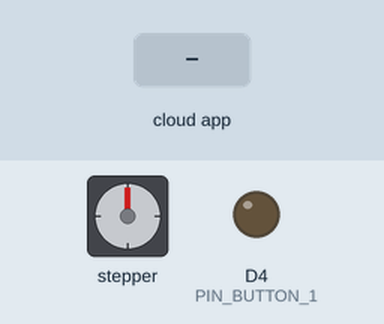
This sketch was run on a simulated ESP8266 (NodeMCU). On the bench: stepper motor, output pins drawn as LEDs (lit = HIGH). Wiring (inferred from the names in the program): stepper motor (2048 steps per turn assumed): coils D5, D6, D7, D8. Inputs (shaded band) come from the test bench. The RemoteXY app is connected; pins used as bus, display or sensor lines are not drawn.

Above: at 1.2 s.
1.3 s: the phone or cloud app sets button_1 to 1
At 2.06 s:
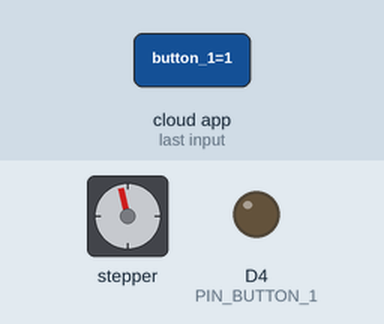
4.3 s: the phone or cloud app sets button_1 to 0
At 4.3 s:
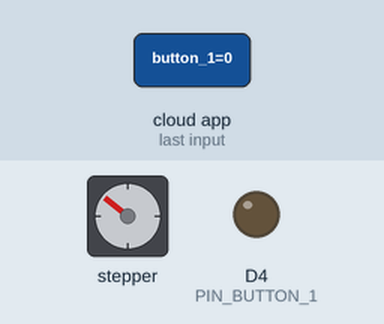
5.8 s: the phone or cloud app sets button_1 to 1
At 6.44 s:
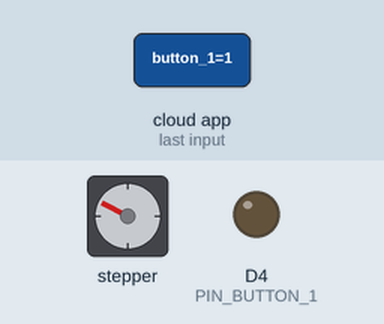
Timing chart, 0 to 23.8 s (numbered marks = the images above; inputs shaded):
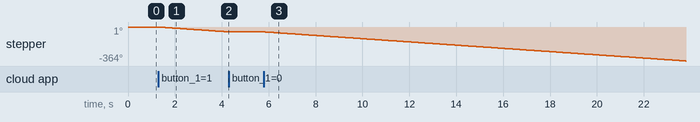

Measured:
- after the input at 1.3 s, stepper: keeps turning counter-clockwise at about 18°/s, starting after 0.06 s
- after the input at 4.3 s, stepper: stops changing and stays -51°
- after the input at 5.8 s, stepper: keeps turning counter-clockwise at about 17°/s, starting at once

The sketch:

Program_Kontrol_Stepper_RemoteXY.ino
```cpp
/***************************************
 * Project Kontrol Motor Stepper dg RemoteXY
 * Board  : NodeMCU ESP8266 V3
 * Input  : RemoteXY
 * Output : Stepper Motor
 * 99 Proyek IoT
 * www.ardutech.com
 ****************************************/

#define REMOTEXY_MODE__ESP8266WIFI_LIB_CLOUD
#include <ESP8266WiFi.h>
#include <RemoteXY.h>

//---GANTI SESUAI DENGAN JARINGAN WIFI
//---HOTSPOT ANDA
#define REMOTEXY_WIFI_SSID "ArdutechWiFi"   // Nama Hotspot/WiFi
#define REMOTEXY_WIFI_PASSWORD "12345678"   //  Password
#define REMOTEXY_CLOUD_SERVER "cloud.remotexy.com"
#define REMOTEXY_CLOUD_PORT 6376
//---GANTI SESUAI DENGAN TOKEN RemoteXY Anda
#define REMOTEXY_CLOUD_TOKEN "1198a726c98413e7f60cae35db5c64a3"

// RemoteXY configurate
#pragma pack(push, 1)
uint8_t RemoteXY_CONF[] =
  { 255,2,0,0,0,53,0,10,13,1,
  129,0,9,5,45,6,17,75,111,110,
  116,114,111,108,32,83,116,101,112,112,
  101,114,0,1,0,6,19,17,17,2,
  31,75,73,82,73,0,1,0,37,19,
  17,17,2,31,75,65,78,65,78,0 };

// this structure defines all the variables and events of your control interface
struct {

    // input variables
  uint8_t button_1; // =1 if button pressed, else =0
  uint8_t button_2; // =1 if button pressed, else =0

    // other variable
  uint8_t connect_flag;  // =1 if wire connected, else =0

} RemoteXY;
#pragma pack(pop)

/////////////////////////////////////////////
//           END RemoteXY include          //
/////////////////////////////////////////////

#define PIN_BUTTON_1 D4
uint8_t IN1 = D5;
uint8_t IN2 = D6;
uint8_t IN3 = D7;
uint8_t IN4 = D8;
const uint16_t _delay = 5;
//====================
void sequence(bool a, bool b, bool c, bool d){  /* four step sequence to stepper motor */
  digitalWrite(IN1, a);
  digitalWrite(IN2, b);
  digitalWrite(IN3, c);
  digitalWrite(IN4, d);
  delay(_delay);
}
void CW(){
    sequence(HIGH, LOW, LOW, LOW);
    sequence(HIGH, HIGH, LOW, LOW);
    sequence(LOW, HIGH, LOW, LOW);
    sequence(LOW, HIGH, HIGH, LOW);
    sequence(LOW, LOW, HIGH, LOW);
    sequence(LOW, LOW, HIGH, HIGH);
    sequence(LOW, LOW, LOW, HIGH);
    sequence(HIGH, LOW, LOW, HIGH);
}
void CCW(){
    sequence(LOW, LOW, LOW, HIGH);
    sequence(LOW, LOW, HIGH, HIGH);
    sequence(LOW, LOW, HIGH, LOW);
    sequence(LOW, HIGH, HIGH, LOW);
    sequence(LOW, HIGH, LOW, LOW);
    sequence(HIGH, HIGH, LOW, LOW);
    sequence(HIGH, LOW, LOW, LOW);
    sequence(HIGH, LOW, LOW, HIGH);
}
void setup()
{
  RemoteXY_Init ();
  pinMode (PIN_BUTTON_1, OUTPUT);
  pinMode(IN1, OUTPUT);
  pinMode(IN2, OUTPUT);
  pinMode(IN3, OUTPUT);
  pinMode(IN4, OUTPUT);
}
//=====================================
void loop()
{
  RemoteXY_Handler ();
  if (RemoteXY.button_1==1) {
    CCW();
  }
  else if (RemoteXY.button_2==1){
    CW();
  }
}
```
